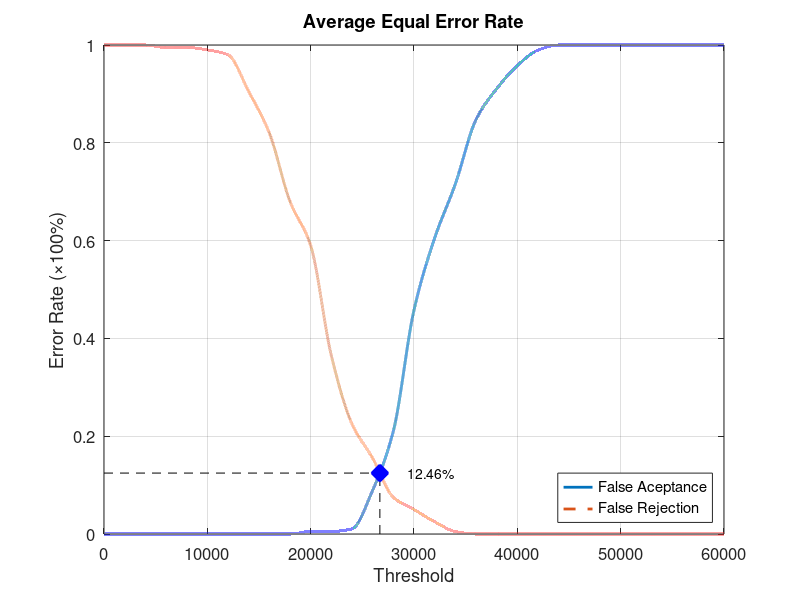
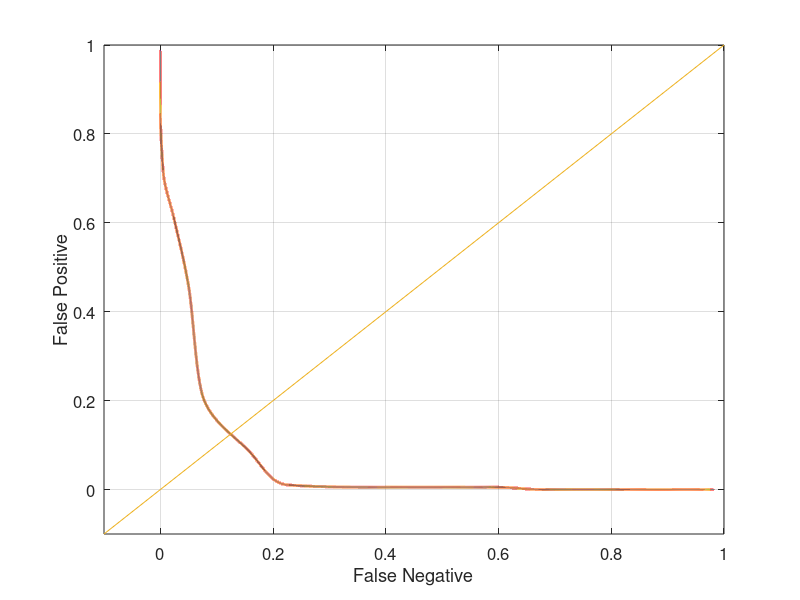

Reproduce these figures in MATLAB, in order.
function yEER = Database1_4
close all;
clear;
clc;
x = 0:2000:60000;
xq = 0:0.5:60000;

y0 = [0 0 0 0 0 0 0 0 0 0 0.00526316 0.00526316 0.0105263 0.0894737 0.210526 0.457895 0.605263 0.715789 0.847368 0.910526 0.957895 0.989474 1 1 1 1 1 1 1 1 1];
yy0 = interp1(x, y0, xq, 'pchip');
y1 = [1 1 1 0.995 0.995 0.99 0.98 0.905 0.82 0.68 0.59 0.365 0.225 0.155 0.075 0.05 0.025 0.005 0 0 0 0 0 0 0 0 0 0 0 0 0];
yy1 = interp1(x, y1, xq, 'pchip');

% Calculating EER: 
y2 = abs(y0 - y1);
find(y2 == min(y2))
yy2 = abs(yy0 - yy1);
xEER = find(yy2 == min(yy2));
xEERIndex = xq(xEER) % X-axis EER
yEER = yy0(xEER) % Y-axis EER

main = figure
plot(xq, yy0,'-','LineWidth', 2);	hold on
plot(xq, yy1,'--','LineWidth', 2);	hold on
plot([xEERIndex xEERIndex], [0 yEER], 'k--');	hold on
plot([0 xEERIndex], [yEER yEER], 'k--');	hold on
plot(xEERIndex, yEER, 'bx', 'LineWidth', 10);	hold on
text(xEERIndex + 10 * xEERIndex / 100, yEER, [num2str(round((10000 * yEER)) / 100) '%'])
legend('False Aceptance', 'False Rejection', 'Location', 'SouthEast')
xlabel('Threshold')
ylabel('Error Rate (\times100%)')
title('Average Equal Error Rate')
set(gca, 'FontSize', 12)
axis([0 60000 0 1])
grid on

print(main, 'Database1_4Main', '-dpng');
FNRxFPR = figure('Color', [1 1 1]);
plot(yy1, yy0, '-', yy1, yy0, 'LineWidth', 2);
hold on
y = -0.1:0.1:1
plot(y, y); 
set(gca, 'FontSize', 12)
xlabel('False Negative')
ylabel('False Positive')
axis([-0.1 1 -0.1 1])
set(gca, 'FontSize', 12)
grid on

print(FNRxFPR, 'Database1_4FNRxFPR','-dpng');
end
